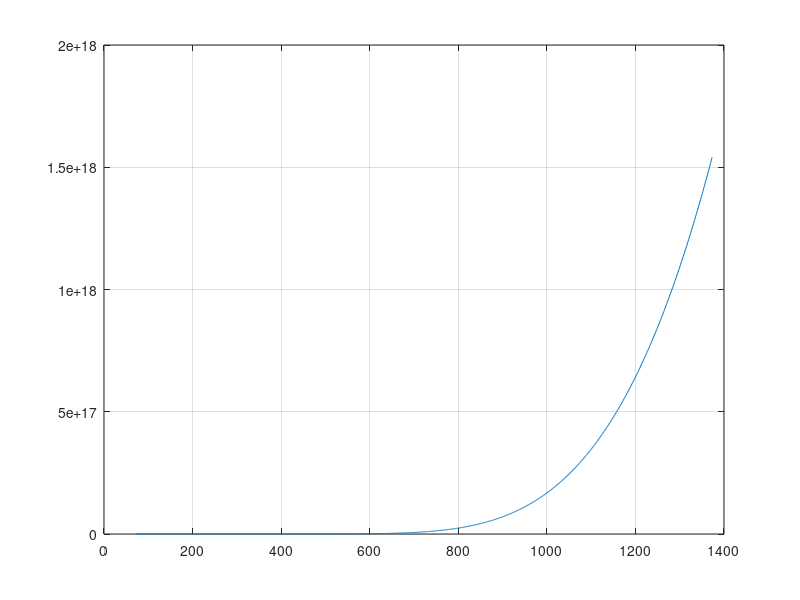

MATLAB code for this plot:
t=73:1:1373;
for i=1:length(t)
n(i)=(3.2203e+15)*(t(i)^(1.5))*((2.73)^((-261.021*(1.1/0.045))/t(i)));
end
plot(t,n);hold on;grid on;